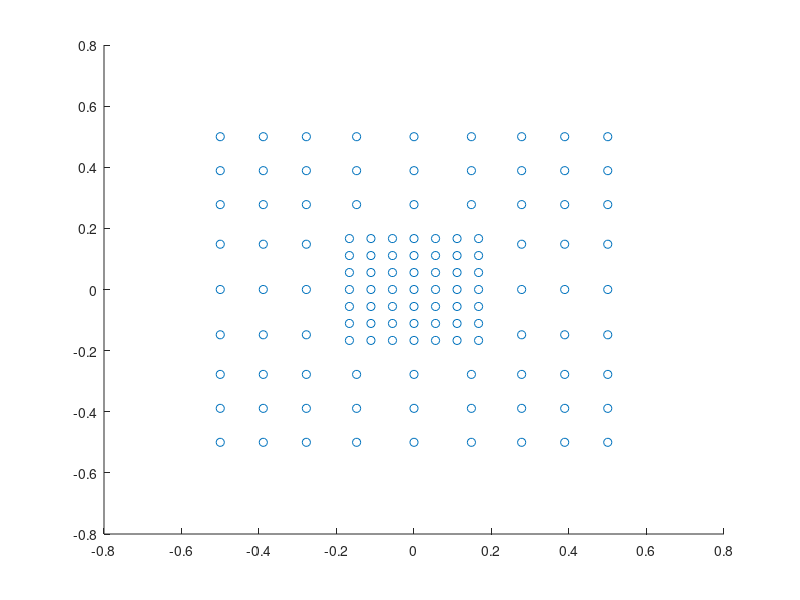

The MATLAB source for this figure: (Note: this script raises an error after producing the figure.)
% script to generate PRF dither pattern offsets
% 
% Copyright 2017 United States Government as represented by the
% Administrator of the National Aeronautics and Space Administration.
% All Rights Reserved.
% 
% This file is available under the terms of the NASA Open Source Agreement
% (NOSA). You should have received a copy of this agreement with the
% Kepler source code; see the file NASA-OPEN-SOURCE-AGREEMENT.doc.
% 
% No Warranty: THE SUBJECT SOFTWARE IS PROVIDED "AS IS" WITHOUT ANY
% WARRANTY OF ANY KIND, EITHER EXPRESSED, IMPLIED, OR STATUTORY,
% INCLUDING, BUT NOT LIMITED TO, ANY WARRANTY THAT THE SUBJECT SOFTWARE
% WILL CONFORM TO SPECIFICATIONS, ANY IMPLIED WARRANTIES OF
% MERCHANTABILITY, FITNESS FOR A PARTICULAR PURPOSE, OR FREEDOM FROM
% INFRINGEMENT, ANY WARRANTY THAT THE SUBJECT SOFTWARE WILL BE ERROR
% FREE, OR ANY WARRANTY THAT DOCUMENTATION, IF PROVIDED, WILL CONFORM
% TO THE SUBJECT SOFTWARE. THIS AGREEMENT DOES NOT, IN ANY MANNER,
% CONSTITUTE AN ENDORSEMENT BY GOVERNMENT AGENCY OR ANY PRIOR RECIPIENT
% OF ANY RESULTS, RESULTING DESIGNS, HARDWARE, SOFTWARE PRODUCTS OR ANY
% OTHER APPLICATIONS RESULTING FROM USE OF THE SUBJECT SOFTWARE.
% FURTHER, GOVERNMENT AGENCY DISCLAIMS ALL WARRANTIES AND LIABILITIES
% REGARDING THIRD-PARTY SOFTWARE, IF PRESENT IN THE ORIGINAL SOFTWARE,
% AND DISTRIBUTES IT "AS IS."
% 
% Waiver and Indemnity: RECIPIENT AGREES TO WAIVE ANY AND ALL CLAIMS
% AGAINST THE UNITED STATES GOVERNMENT, ITS CONTRACTORS AND
% SUBCONTRACTORS, AS WELL AS ANY PRIOR RECIPIENT. IF RECIPIENT'S USE OF
% THE SUBJECT SOFTWARE RESULTS IN ANY LIABILITIES, DEMANDS, DAMAGES,
% EXPENSES OR LOSSES ARISING FROM SUCH USE, INCLUDING ANY DAMAGES FROM
% PRODUCTS BASED ON, OR RESULTING FROM, RECIPIENT'S USE OF THE SUBJECT
% SOFTWARE, RECIPIENT SHALL INDEMNIFY AND HOLD HARMLESS THE UNITED
% STATES GOVERNMENT, ITS CONTRACTORS AND SUBCONTRACTORS, AS WELL AS ANY
% PRIOR RECIPIENT, TO THE EXTENT PERMITTED BY LAW. RECIPIENT'S SOLE
% REMEDY FOR ANY SUCH MATTER SHALL BE THE IMMEDIATE, UNILATERAL
% TERMINATION OF THIS AGREEMENT.
%
clear
% # of points on a side for total pattern
nDithers = 121;
% size in pixels of the total pattern
patternSize = 1;
% size in pixels of the high-density region
highDensitySize = 1/3;
% # of points in high-density region on a size
nPointsOnSideInHighDensity = 7; % 7 is unique good number for nDithers = 121

nPointsInHighDensity = nPointsOnSideInHighDensity^2;

lowDensitySize = patternSize;
lowDensitSquareSize = (patternSize - highDensitySize)/2;

nPointsInLowDensity = nDithers - nPointsInHighDensity;
nPointsOnSideInLowSquare = sqrt(nPointsInLowDensity/8);

highDensityDelta = highDensitySize/(nPointsOnSideInHighDensity-1);
lowDensityDelta = lowDensitSquareSize/(nPointsOnSideInLowSquare);

% center the pattern on 0
lowDensityStart = -patternSize/2;
highDensityStart = -highDensitySize/2;

% compute high-density region
for i=1:nPointsOnSideInHighDensity
    highDensityPoints(i) = highDensityStart + (i-1)*highDensityDelta;
end
[highDensityCol highDensityRow] = meshgrid(highDensityPoints, highDensityPoints);

% compute low-density square region
% generate lower left corner
for i=1:nPointsOnSideInLowSquare
    lowDensitySquarePoints(i) = lowDensityStart + (i-1)*lowDensityDelta;
end
[lowDensityCol lowDensityRow] = meshgrid(lowDensitySquarePoints, lowDensitySquarePoints);

% combine with high-density region
prfOffsetCol = [highDensityCol(:); lowDensityCol(:)];
prfOffsetRow = [highDensityRow(:); lowDensityRow(:)];

% use lower left corner as template for other regions
centerScale = (nPointsOnSideInLowSquare+1)/nPointsOnSideInLowSquare;
centerOffset = -lowDensityStart - lowDensityDelta;
topOffset = - 2*(lowDensityStart + lowDensityDelta);
% left-center
prfOffsetCol = [prfOffsetCol(:); lowDensityCol(:)];
prfOffsetRow = [prfOffsetRow(:); centerScale*(lowDensityRow(:) + centerOffset)];
% upper left
prfOffsetCol = [prfOffsetCol(:); lowDensityCol(:)];
prfOffsetRow = [prfOffsetRow(:); lowDensityRow(:) + topOffset];
% lower center
prfOffsetCol = [prfOffsetCol(:); centerScale*(lowDensityCol(:) + centerOffset)];
prfOffsetRow = [prfOffsetRow(:); lowDensityRow(:)];
% top center
prfOffsetCol = [prfOffsetCol(:); centerScale*(lowDensityCol(:) + centerOffset)];
prfOffsetRow = [prfOffsetRow(:); lowDensityRow(:) + topOffset];
% lower right
prfOffsetCol = [prfOffsetCol(:); lowDensityCol(:) + topOffset];
prfOffsetRow = [prfOffsetRow(:); lowDensityRow(:)];
% right-center
prfOffsetCol = [prfOffsetCol(:); lowDensityCol(:) + topOffset];
prfOffsetRow = [prfOffsetRow(:); centerScale*(lowDensityRow(:)  + centerOffset)];
% upper right
prfOffsetCol = [prfOffsetCol(:); lowDensityCol(:) + topOffset];
prfOffsetRow = [prfOffsetRow(:); lowDensityRow(:) + topOffset];

% randomize the order of the points
shuffleIndex = randperm(length(prfOffsetRow));
prfOffsetRow = prfOffsetRow(shuffleIndex);
prfOffsetCol = prfOffsetCol(shuffleIndex);

% move the zero offset to the first entry via swap
zeroIndex = find(prfOffsetRow == 0 & prfOffsetCol == 0);
tmpRow = prfOffsetRow(1);
tmpCol = prfOffsetCol(1);
prfOffsetRow(1) = prfOffsetRow(zeroIndex);
prfOffsetCol(1) = prfOffsetCol(zeroIndex);
prfOffsetRow(zeroIndex) = tmpRow;
prfOffsetCol(zeroIndex) = tmpCol;

figure(3);
scatter(prfOffsetCol(:), prfOffsetRow(:));

fcConstantsStruct = convert_fc_constants_java_2_struct();
plateScale = fcConstantsStruct.pixel2arcsec;
% compute the delta quaternions, treating the base RA and Dec as the actual
% roll etc., and the offset values as the desired roll etc.
deltaQuaternion = zeros(length(prfOffsetRow), 4);
for i=1:length(prfOffsetRow)
    deltaQuaternion(i,:) = ...
        make_delta_quaternion_from_row_column_motion(prfOffsetRow(i), prfOffsetCol(i), plateScale);
end

% now compute the ra and dec offsets for this pattern
% we do this by getting the nominal pointing vector for each cadence at which we
% take a dither.  Then we rotate that pointing vector via the above delta
% quaternions, giving an attitude for each dither.
raDec2PixModel = retrieve_ra_dec_2_pix_model();
raDec2PixObject = raDec2PixClass(raDec2PixModel, 'one-based');
pointingObject = pointingClass(raDec2PixModel.pointingModel);

startDate = '1 April 2009';
dateMjd = datestr2mjd(startDate);
 % now compute the ra and dec offsets for this pattern
module = 13;
output = 1;
row = 1023; % 1 pixel off from center of FOV
col = 1099;

% get base pointing ra and dec
[baseRa, baseDec] = pix_2_ra_dec(raDec2PixObject, module, output, row, col, dateMjd, 1);

% compute ra and dec offsets
for i=1:length(prfOffsetRow)
	[prfRelativeRa(i), prfRelativeDec(i)] = pix_2_ra_dec(raDec2PixObject, module, output, ...
        row + prfOffsetRow(i), col - prfOffsetCol(i), dateMjd, 1);
	prfRelativeRaOffset(i) = prfRelativeRa(i) - baseRa;
	prfRelativeDecOffset(i) = prfRelativeDec(i) - baseDec;
end

% compute the time for each dither
timePerDither = 1/48; % days at 30 minutes per dither
for i=1:nDithers
    % set the data time to be the first 15 minutes of a dither period
     endTimestamps(i) = dateMjd + (i-0.5)*timePerDither; % end of 15 minutes of period
%      endTimestamps(i) = dateMjd; % end of 15 minutes of period
end

% get the nominal pointing, returning nDithers x 3 array [ra, dec, roll]
nominalPointing = get_pointing(pointingObject, endTimestamps);
% compute the offset pointing by applying the delta quaternion for each
% cadence
for i=1:nDithers
    nominalQuaternion = radecphi_to_quaternion( ...
        nominalPointing(i,:), endTimestamps(i), raDec2PixObject );
    offsetQuaternion = quaternion_product( ...
        nominalQuaternion, deltaQuaternion(i,:));
    % convert back to [ra dec roll]
    offsetPointing = quaternion_to_radecphi( ...
        offsetQuaternion, endTimestamps(i), raDec2PixObject);
    prfRa(i) = offsetPointing(1);
    prfDec(i) = offsetPointing(2);
    prfRoll(i) = offsetPointing(3);
    
    prfRaOffset(i) = prfRa(i) - prfRa(1);
    prfDecOffset(i) = prfDec(i) - prfDec(1);
    prfRollOffset(i) = prfRoll(i) - prfRoll(1);
end

baseRa = prfRa(1);
baseDec = prfDec(1);
baseRoll = prfRoll(1);

singleDeltaQuaternion = single(deltaQuaternion);

% check delta quaternion by rotating the boresite vector
boresiteVector = [1 0 0 0];
radianToPix = 180*3600/pi;
for i=1:length(prfOffsetRow)
    rotatedBoresite(i,:) = ...
        quaternion_product(quaternion_inverse(deltaQuaternion(i,:)), ...
        quaternion_product(boresiteVector, deltaQuaternion(i,:)));
    rotatedRow(i) = rotatedBoresite(i,3)*radianToPix/plateScale;
    rotatedCol(i) = rotatedBoresite(i,2)*radianToPix/plateScale;
    errorRow(i) = abs(prfOffsetRow(i) - rotatedRow(i));
    errorCol(i) = abs(prfOffsetCol(i) - rotatedCol(i));

	% check that a single-precision quaterion is OK
    rotatedBoresite(i,:) = ...
        quaternion_product(quaternion_inverse(singleDeltaQuaternion(i,:)), ...
        quaternion_product(boresiteVector, singleDeltaQuaternion(i,:)));
    rotatedRowS(i) = rotatedBoresite(i,3)*radianToPix/plateScale;
    rotatedColS(i) = rotatedBoresite(i,2)*radianToPix/plateScale;
    errorRowS(i) = abs(prfOffsetRow(i) - rotatedRowS(i));
    errorColS(i) = abs(prfOffsetCol(i) - rotatedColS(i));
	
	dRow(i) = rotatedRow(i) - rotatedRowS(i);
	dCol(i) = rotatedCol(i) - rotatedColS(i);
end


figure(4);
scatter(prfRaOffset(:)*3600, prfDecOffset(:)*3600);

figure(5);
scatter(prfRa(:), prfDec(:));

figure(6);
scatter(prfRelativeRaOffset(:)*3600, prfRelativeDecOffset(:)*3600);

figure(7);
scatter(prfRelativeRa(:), prfRelativeDec(:));

% fid = fopen('delta_quaternion.txt', 'w');
% fprintf(fid, '%6.20e %6.20e %6.20e %6.20e\n', deltaQuaternion');
% fclose(fid);
%     
% save prfOffsetPattern.mat prfOffsetRow prfOffsetCol baseRa baseDec baseRoll ...
%     prfRa prfDec prfRoll prfRaOffset prfDecOffset prfRollOffset deltaQuaternion ...
%     prfRelativeRa prfRelativeDec prfRelativeRaOffset prfRelativeDecOffset startDate ...
%     deltaQuaternion
